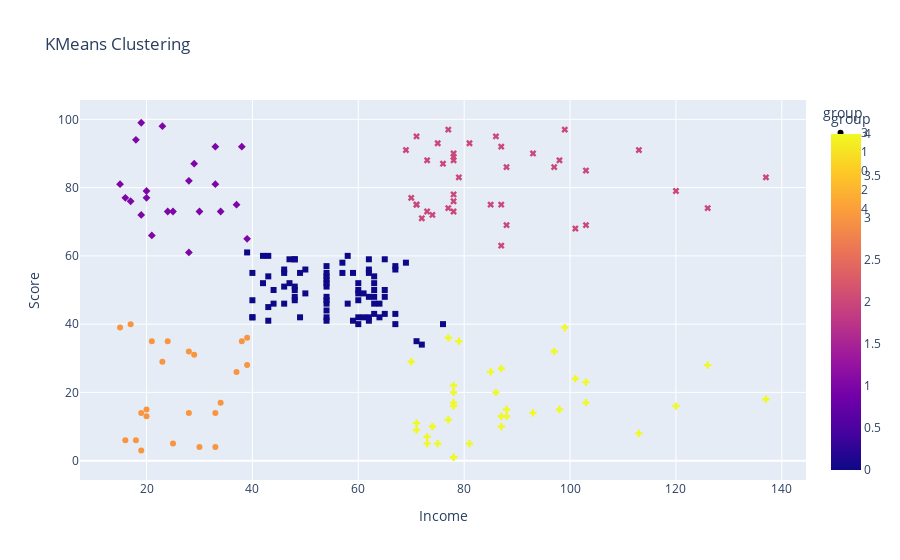

Source (notebook cell):
### Code cell
fig = px.scatter(df, x='Income', y='Score', color= 'group',
                 symbol= 'group', title='KMeans Clustering')
fig

### Figure 1 — Plotly figure (JSON) as saved in the notebook; plotly's stock layout.template omitted (floating-point values rounded to 4 significant figures)
{"data": [{"hovertemplate": "group=%{marker.color}<br>Income=%{x}<br>Score=%{y}<extra></extra>", "legendgroup": "3", "marker": {"color": [3, 3, 3, 3, 3, 3, 3, 3, 3, 3, 3, 3, 3, 3, 3, 3, 3, 3, 3, 3, 3, 3, 3], "coloraxis": "coloraxis", "symbol": "circle"}, "mode": "markers", "name": "3", "orientation": "v", "showlegend": true, "type": "scatter", "x": [15, 16, 17, 18, 19, 19, 20, 20, 21, 23, 24, 25, 28, 28, 29, 30, 33, 33, 34, 37, 38, 39, 39], "xaxis": "x", "y": [39, 6, 40, 6, 3, 14, 15, 13, 35, 29, 35, 5, 14, 32, 31, 4, 4, 14, 17, 26, 35, 36, 28], "yaxis": "y"}, {"hovertemplate": "group=%{marker.color}<br>Income=%{x}<br>Score=%{y}<extra></extra>", "legendgroup": "1", "marker": {"color": [1, 1, 1, 1, 1, 1, 1, 1, 1, 1, 1, 1, 1, 1, 1, 1, 1, 1, 1, 1, 1, 1], "coloraxis": "coloraxis", "symbol": "diamond"}, "mode": "markers", "name": "1", "orientation": "v", "showlegend": true, "type": "scatter", "x": [15, 16, 17, 18, 19, 19, 20, 20, 21, 23, 24, 25, 28, 28, 29, 30, 33, 33, 34, 37, 38, 39], "xaxis": "x", "y": [81, 77, 76, 94, 72, 99, 77, 79, 66, 98, 73, 73, 82, 61, 87, 73, 92, 81, 73, 75, 92, 65], "yaxis": "y"}, {"hovertemplate": "group=%{marker.color}<br>Income=%{x}<br>Score=%{y}<extra></extra>", "legendgroup": "0", "marker": {"color": [0, 0, 0, 0, 0, 0, 0, 0, 0, 0, 0, 0, 0, 0, 0, 0, 0, 0, 0, 0, 0, 0, 0, 0, 0, 0, 0, 0, 0, 0, 0, 0, 0, 0, 0, 0, 0, 0, 0, 0, 0, 0, 0, 0, 0, 0, 0, 0, 0, 0, 0, 0, 0, 0, 0, 0, 0, 0, 0, 0, 0, 0, 0, 0, 0, 0, 0, 0, 0, 0, 0, 0, 0, 0, 0, 0, 0, 0, 0, 0, 0], "coloraxis": "coloraxis", "symbol": "square"}, "mode": "markers", "name": "0", "orientation": "v", "showlegend": true, "type": "scatter", "x": [39, 40, 40, 40, 40, 42, 42, 43, 43, 43, 43, 44, 44, 46, 46, 46, 46, 47, 47, 48, 48, 48, 48, 48, 48, 49, 49, 50, 50, 54, 54, 54, 54, 54, 54, 54, 54, 54, 54, 54, 54, 57, 57, 58, 58, 59, 59, 60, 60, 60, 60, 60, 60, 61, 61, 62, 62, 62, 62, 62, 62, 63, 63, 63, 63, 63, 63, 64, 64, 65, 65, 65, 65, 67, 67, 67, 67, 69, 71, 72, 76], "xaxis": "x", "y": [61, 55, 47, 42, 42, 52, 60, 54, 60, 45, 41, 50, 46, 51, 46, 56, 55, 52, 59, 51, 59, 50, 48, 59, 47, 55, 42, 49, 56, 47, 54, 53, 48, 52, 42, 51, 55, 41, 44, 57, 46, 58, 55, 60, 46, 55, 41, 49, 40, 42, 52, 47, 50, 42, 49, 41, 48, 59, 55, 56, 42, 50, 46, 43, 48, 52, 54, 42, 46, 48, 50, 43, 59, 43, 57, 56, 40, 58, 35, 34, 40], "yaxis": "y"}, {"hovertemplate": "group=%{marker.color}<br>Income=%{x}<br>Score=%{y}<extra></extra>", "legendgroup": "2", "marker": {"color": [2, 2, 2, 2, 2, 2, 2, 2, 2, 2, 2, 2, 2, 2, 2, 2, 2, 2, 2, 2, 2, 2, 2, 2, 2, 2, 2, 2, 2, 2, 2, 2, 2, 2, 2, 2, 2, 2, 2], "coloraxis": "coloraxis", "symbol": "x"}, "mode": "markers", "name": "2", "orientation": "v", "showlegend": true, "type": "scatter", "x": [69, 70, 71, 71, 71, 72, 73, 73, 74, 75, 76, 77, 77, 78, 78, 78, 78, 78, 78, 79, 81, 85, 86, 87, 87, 87, 88, 88, 93, 97, 98, 99, 101, 103, 103, 113, 120, 126, 137], "xaxis": "x", "y": [91, 77, 95, 75, 75, 71, 88, 73, 72, 93, 87, 97, 74, 90, 88, 76, 89, 78, 73, 83, 93, 75, 95, 63, 75, 92, 86, 69, 90, 86, 88, 97, 68, 85, 69, 91, 79, 74, 83], "yaxis": "y"}, {"hovertemplate": "group=%{marker.color}<br>Income=%{x}<br>Score=%{y}<extra></extra>", "legendgroup": "4", "marker": {"color": [4, 4, 4, 4, 4, 4, 4, 4, 4, 4, 4, 4, 4, 4, 4, 4, 4, 4, 4, 4, 4, 4, 4, 4, 4, 4, 4, 4, 4, 4, 4, 4, 4, 4, 4], "coloraxis": "coloraxis", "symbol": "cross"}, "mode": "markers", "name": "4", "orientation": "v", "showlegend": true, "type": "scatter", "x": [70, 71, 71, 73, 73, 74, 75, 77, 77, 78, 78, 78, 78, 78, 78, 79, 81, 85, 86, 87, 87, 87, 88, 88, 93, 97, 98, 99, 101, 103, 103, 113, 120, 126, 137], "xaxis": "x", "y": [29, 11, 9, 5, 7, 10, 5, 12, 36, 22, 17, 20, 16, 1, 1, 35, 5, 26, 20, 27, 13, 10, 13, 15, 14, 32, 15, 39, 24, 17, 23, 8, 16, 28, 18], "yaxis": "y"}], "layout": {"coloraxis": {"colorbar": {"title": {"text": "group"}}, "colorscale": [[0, "#0d0887"], [0.1111, "#46039f"], [0.2222, "#7201a8"], [0.3333, "#9c179e"], [0.4444, "#bd3786"], [0.5556, "#d8576b"], [0.6667, "#ed7953"], [0.7778, "#fb9f3a"], [0.8889, "#fdca26"], [1, "#f0f921"]]}, "legend": {"title": {"text": "group"}, "tracegroupgap": 0}, "title": {"text": "KMeans Clustering"}, "xaxis": {"anchor": "y", "domain": [0, 1], "title": {"text": "Income"}}, "yaxis": {"anchor": "x", "domain": [0, 1], "title": {"text": "Score"}}}}
